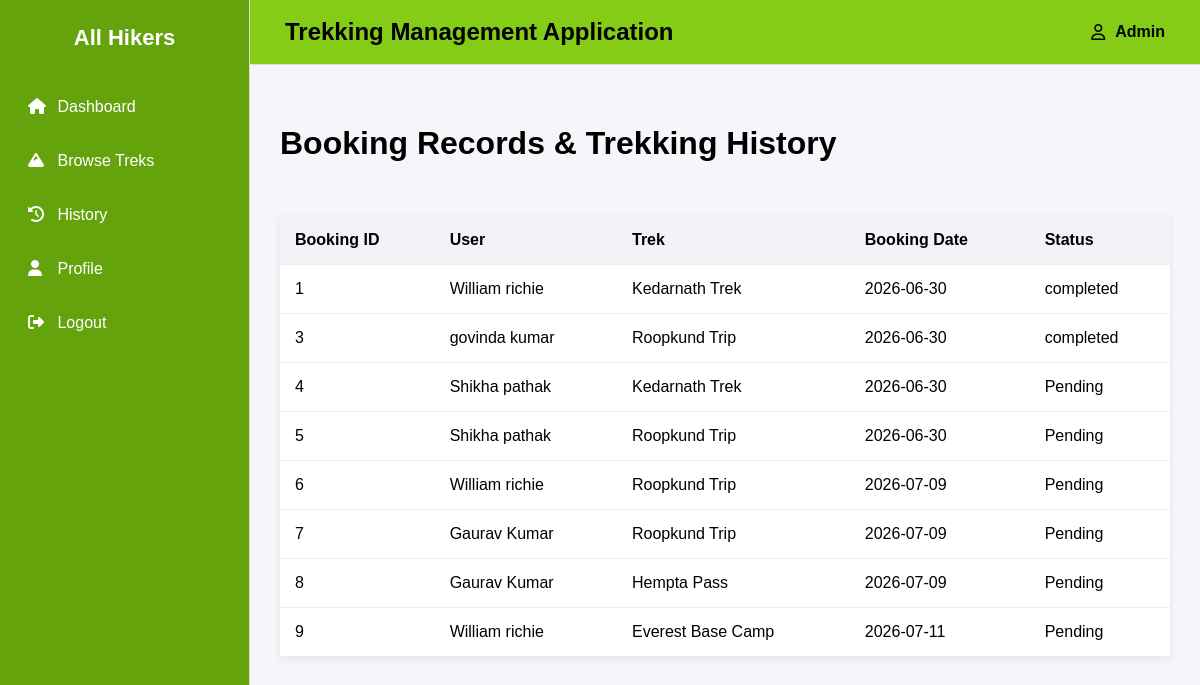
/admin_dashboard/trekking_history, run on an earlier commit of the app's database.
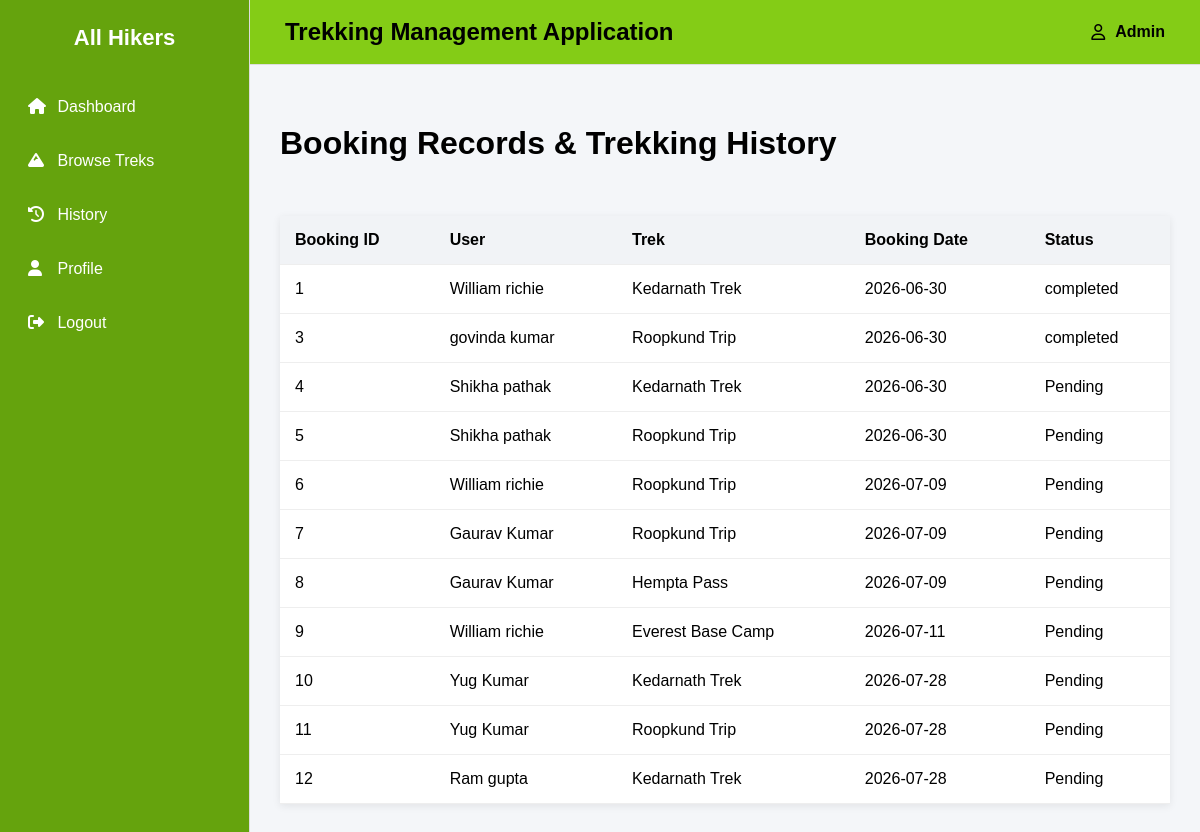
And on a later commit of the database.
### backend/models.py (models this page shows)
class Booking(db.Model):
    __tablename__="booking"
    id=db.Column(db.Integer,primary_key=True)
    booking_status=db.Column(db.String,default="Pending")
    booking_date=db.Column(db.Date,nullable=False)
    payment_status=db.Column(db.String,default="Pending")
    user_id=db.Column(db.Integer, db.ForeignKey("users.id"),nullable=False)
    trek_id=db.Column(db.Integer, db.ForeignKey("trek.id"),nullable=False)

class Users(db.Model):
    __tablename__="users"
    id=db.Column(db.Integer,primary_key=True)
    role=db.Column(db.Integer,default=1)
    username=db.Column(db.String,nullable=False)
    password=db.Column(db.String,nullable=False)
    email=db.Column(db.String,nullable=False)
    address=db.Column(db.String,nullable=False)
    full_name=db.Column(db.String,nullable=False)
    pin_code=db.Column(db.String,nullable=False)
    is_approved = db.Column(db.Boolean, default=True)  # True for normal users
    booking=db.relationship("Booking",cascade="all,delete",backref="users",lazy=True) #User can access all of his bookings

class Trek(db.Model):
    __tablename__="trek"
    id = db.Column(db.Integer,primary_key=True)
    trek_name = db.Column(db.String,nullable=False)
    location = db.Column(db.String,nullable=False)
    difficulty = db.Column(db.String,nullable=False)
    duration_days = db.Column(db.Integer,nullable=False)
    available_slots = db.Column(db.Integer,nullable=False)
    assigned_staff_id = db.Column(db.Integer, db.ForeignKey("staff_profile.id"),nullable=True)
    status = db.Column(db.String,default="Available")
    start_date = db.Column(db.Date,nullable=False)
    end_date = db.Column(db.Date,nullable=False)
    bookings=db.relationship("Booking",cascade="all,delete",backref="trek",lazy=True) #Trek can access all of its bookings

### backend/controllers.py (the view)
@auth_bp.route('/admin_dashboard/trekking_history')
def trekking_history():
    bookings = db.session.query(Booking, Trek, Users).join(Trek, Booking.trek_id == Trek.id).join(Users, Booking.user_id == Users.id).all()
    return render_template('trekking_history.html', bookings=bookings)

### templates/trekking_history.html (shortened to what this page needs)
{% extends "base.html" %}
{% block content %}
<link rel="stylesheet" href="{{ url_for('static', filename='css/dashboard.css') }}">
<h1>Booking Records  &  Trekking History</h1>
<br><br><br>
<div>
    {% if bookings %}
    <table>
        <thead>
            <tr>
                <th>Booking ID</th>
                <th>User</th>
                <th>Trek</th>
                <th>Booking Date</th>
                <th>Status</th>
            </tr>
        </thead>
        <tbody>
            {% for booking, trek, user in bookings %}
            <tr>
                <td>{{ booking.id }}</td>
                <td>{{ user.full_name }}</td>
                <td>{{ trek.trek_name }}</td>
                <td>{{ booking.booking_date }}</td>
                <td>{{ booking.booking_status }}</td>
            </tr>
            {% endfor %}
        </tbody>
    </table>
    {% else %}
        <p>No bookings yet.</p>
    {% endif %}
</div>
{% endblock %}

What changed in the data, as far as the page shows it:
added Booking: id "10", full_name "Yug Kumar", trek_name "Kedarnath Trek", booking_date "2026-07-28", booking_status "Pending"
added Booking: id "11", full_name "Yug Kumar", trek_name "Roopkund Trip", booking_date "2026-07-28", booking_status "Pending"
added Booking: id "12", full_name "Ram gupta", trek_name "Kedarnath Trek", booking_date "2026-07-28", booking_status "Pending"
